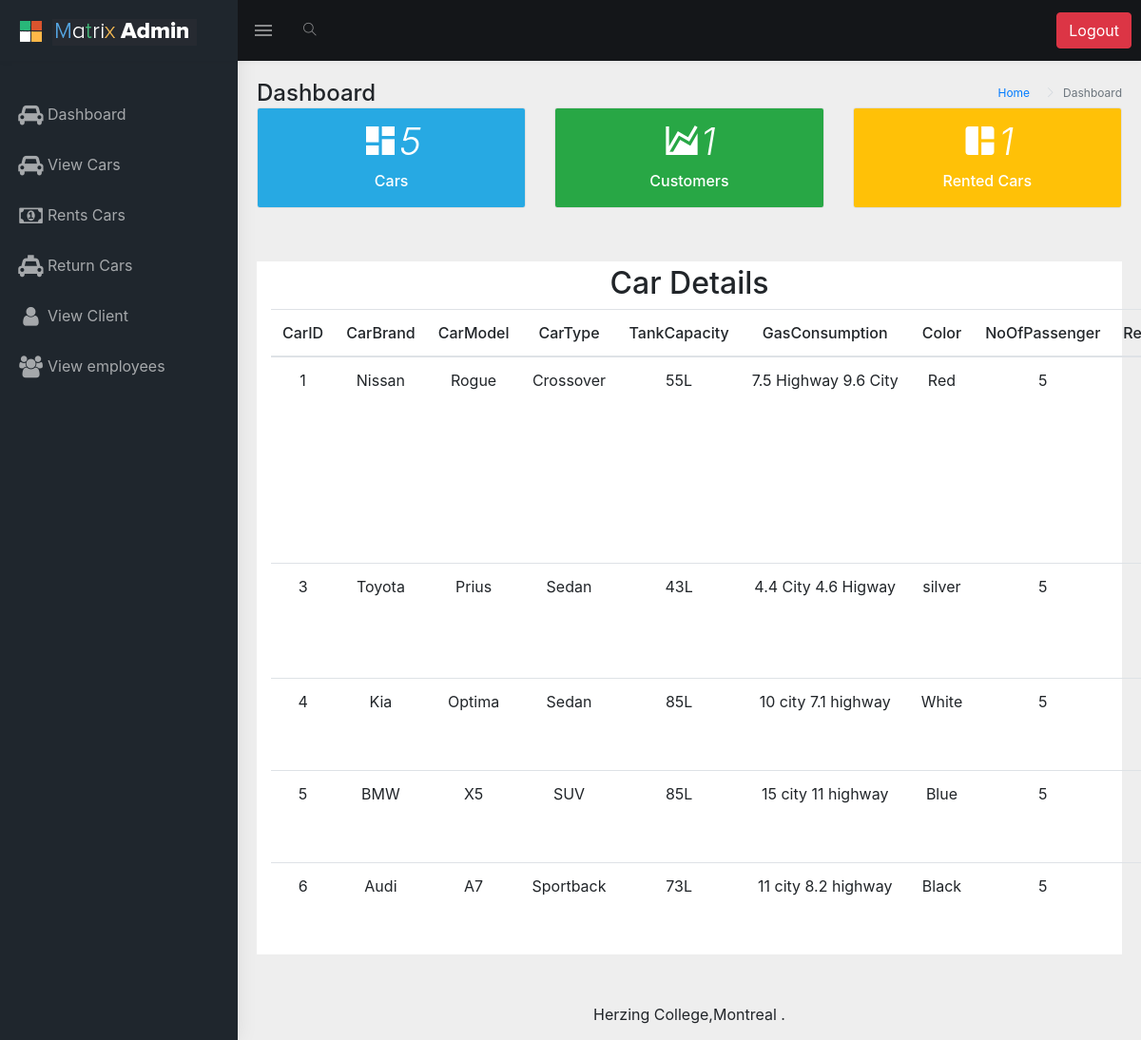
/admin/?controller=admindashboard&action=view, run on the app's committed database.
### tables this page shows
CREATE TABLE IF NOT EXISTS `car` (
  `CarID` int(11) NOT NULL AUTO_INCREMENT,
  `Brand` varchar(108) NOT NULL,
  `Model` varchar(108) NOT NULL,
  `Type` varchar(108) NOT NULL,
  `TankCapacity` varchar(108) NOT NULL,
  `GasConsumption` varchar(108) NOT NULL,
  `Color` varchar(108) NOT NULL,
  `NumberOfPassenger` int(11) NOT NULL,
  `RentPrice` double NOT NULL,
  `Image` text NOT NULL,
  `Description` text NOT NULL,
  `Status` int(11) NOT NULL DEFAULT '1',
  PRIMARY KEY (`CarID`)
);

### admin/View/layout.php (called while the page is built)
<?php include 'View/header.php'; ?>
<?php include 'dispatcher.php'; ?>
<?php include 'View/footer.php'; ?>

### admin/Controller/AdmindashboardController.class.php (called while the page is built, shortened)
<?php
class AdmindashboardController{
	private $db;
	function __construct(){
		$this->db = new DBManager();
	}
	function view(){
		$car = $this->db->getAllCar();
		$stats = $this->db->getDashboardStats();
		require_once 'View/admindashboard.php';
	}
}

### admin/Model/DBManager.class.php (called while the page is built, shortened)
<?php
class DBManager{
  private $db;
  public function __construct(){
    $host   = "localhost";
    $user   = "root";
    $pass   = "";
    $dbname = "herzing";
    try{
      $this->db = new PDO("mysql:host=$host;dbname=$dbname;charset=utf8", $user, $pass);
      $this->db->setAttribute(PDO::ATTR_ERRMODE, PDO::ERRMODE_EXCEPTION);
      $this->db->setAttribute(PDO::ATTR_EMULATE_PREPARES, false);
    }catch(Exception $e){
      die("Database Connection Error: " . $e->getMessage());
    }
  }
  function getDashboardStats(){
    $query = $this->db->query("
      SELECT SUM(cars) cars, sum(customers) customers, sum(rental) rentals
      FROM(
      SELECT COUNT(*) cars, 0 customers, 0 rental FROM car
      UNION
      SELECT 0 , COUNT(*) customers, 0 rental FROM customer
      UNION
      SELECT 0 , 0,  COUNT(*) rental FROM rental
      ) stats
      ");
    return $query->fetch(PDO::FETCH_ASSOC);
  }
        public function getAllCar(){
            $query      = $this->db->query("SELECT * FROM car ORDER BY CarID");
            $carArray = $query->fetchAll(PDO::FETCH_ASSOC);
            $carObj = [];
            foreach ($carArray as $array)
              $carObj[] = new CarDetail($array);
            return $carObj;
          }
      }
      ?>

### admin/Model/CarDetail.class.php (called while the page is built, shortened)
<?php
class CarDetail{
  private $CarID;
  private $Brand;
  private $Model;
  private $Type;
  private $TankCapacity;
  private $GasConsumption;
  private $Color;
  private $NumberOfPassenger;
    public function getCarID(){
      return $this->CarID;
  }
    public function getBrand(){
      return $this->Brand;
  }
    public function getModel(){
      return $this->Model;
  }
public function getType(){
  return $this->Type;
}
    public function getTankCapacity(){
      return $this->TankCapacity;
  }
    public function getGasConsumption(){
      return $this->GasConsumption;
  }
    public function getColor(){
      return $this->Color;
  }
    public function getNumberOfPassenger(){
      return $this->NumberOfPassenger;
  }
}
?>

### admin/View/admindashboard.php (the view, shortened to what this page needs)
<?php include 'View/menubar.php'; ?>
<?php include 'View/sidebar.php'; ?>
<div class="page-wrapper">
 <div class="page-breadcrumb">
    <div class="row">
        <div class="col-12 d-flex no-block align-items-center">
            <h4 class="page-title">Dashboard</h4>
            <div class="ml-auto text-right">
                <nav aria-label="breadcrumb">
                    <ol class="breadcrumb">
                        <li class="breadcrumb-item"><a href="#">Home</a></li>
                        <li class="breadcrumb-item active" aria-current="page">Dashboard</li>
                    </ol>
                </nav>
            </div>
        </div>
        <div class="container-fluid">
            <div class="row">
                <div class="col-md-6 col-lg-4">
                    <div class="card card-hover">
                        <div class="box bg-cyan text-center">
                            <h1 class="font-light text-white"><i class="mdi mdi-view-dashboard"><?= $stats['cars'] ?></i></h1>
                            <h6 class="text-white">Cars</h6>
                        </div>
                    </div>
                </div>
                <div class="col-md-6 col-lg-4">
                    <div class="card card-hover">
                        <div class="box bg-success text-center">
                            <h1 class="font-light text-white"><i class="mdi mdi-chart-areaspline"><?= $stats['customers'] ?></i></h1>
                            <h6 class="text-white">Customers</h6>
                        </div>
                    </div>
                </div>
                <div class="col-md-6 col-lg-4">
                    <div class="card card-hover">
                        <div class="box bg-warning text-center">
                            <h1 class="font-light text-white"><i class="mdi mdi-collage"><?=$stats['rentals'] ?></i></h1>
                            <h6 class="text-white">Rented Cars</h6>
                        </div>
                    </div>
                </div>
            </div>
        </div>
    </div>
</div>
<div class="container-fluid">
    <div class="container-fluid bg-white mt-3 pt-1">
      <h2 class="text-center">Car Details</h2>
      <table class="table table-hover text-center">
        <thead>
          <tr>
            <th width="2%">CarID</th>
            <th width="5%">CarBrand</th>
            <th width="5%">CarModel</th>
            <th width="5%">CarType</th>
            <th width="5%">TankCapacity</th>
            <th width="5%">GasConsumption</th>
            <th width="5%">Color</th>
            <th width="4%">NoOfPassenger</th>
            <th width="5%">RentPrice</th>
        </tr>
    </thead>
    <tbody>
      <?php foreach ($car as $cars) :?>
          <tr>
            <td><?= $cars->getCarID() ?></td>
            <td><?= $cars->getBrand() ?></td>
            <td><?= $cars->getModel() ?></td>
            <td><?= $cars->getType() ?></td>
            <td><?= $cars->getTankCapacity() ?></td>
            <td><?= $cars->getGasConsumption() ?></td>
            <td><?= $cars->getColor() ?></td>
            <td><?= $cars->getNumberOfPassenger() ?></td>
            <td><?= $cars->getRentPrice() ?></td>
        <?php endforeach; ?>
    </tbody>
</table>
</div>
</div>

### admin/index.php (shortened to what this page needs)
<?php
	if(isset($_GET['controller']) && isset($_GET['action'])){
		$controller = $_GET['controller'];
		$action 	= $_GET['action'];
	}
	if(isset($_GET['core']))
		require_once 'core.php';
	else
		require_once 'View/layout.php';
?>

### admin/View/header.php (shortened to what this page needs)
<!DOCTYPE html>
<html dir="ltr" lang="en">
<head>
    <link href="assets/libs/flot/css/float-chart.css" rel="stylesheet">
    <link href="dist/css/style.min.css" rel="stylesheet">
    <link rel="stylesheet" href="https://cdnjs.cloudflare.com/ajax/libs/font-awesome/4.7.0/css/font-awesome.min.css">
    <link rel="stylesheet" href="https://maxcdn.bootstrapcdn.com/bootstrap/4.0.0/css/bootstrap.min.css">
    <link href="https://unpkg.com/gijgo@1.9.13/css/gijgo.min.css" rel="stylesheet" type="text/css" />
</head>

### admin/dispatcher.php (shortened to what this page needs)
<?php
$controllers = array(
	'login' => array('view','login','logout','error'),
	'admindashboard' => array('view', 'error','totalcar'),
	'index' 	=> array('view', 'error'),
	'employees' => array('view', 'registerEmployee', 'editEmployee', 'banEmployee', 'deleteEmployee', 'singleEmployee', 'error'),
	'carDetail' => array('view', 'registerCar', 'editCar', 'banCar', 'deleteCar', 'singleCar', 'error'),
	'customer' => array('view', 'registerCustomer', 'editCustomer', 'banCustomer', 'deleteCustomer','singleCustomer', 'error'),
	'rental'	=>array('view', 'registerRental', 'editRental', 'deleteRental', 'singleRental', 'error'),
	'returnrental'	=>array('view', 'registerReturn', 'editReturn', 'deleteReturn', 'singleReturn','getCarInfo', 'error'),
	'carsreport' =>array('view', 'error'),
	'rentreport' =>array('view', 'error'),
	'customerreport' =>array('view', 'error'),
	'404' 		=> array('404'),
);
	if(array_key_exists($controller, $controllers))
		if(in_array($action, $controllers[$controller]))
		dispatch($controller,$action);
		else
			dispatch($controller,'error');
		else
			dispatch('index','error');
		function dispatch($controller, $action){
			require_once "Model/CarDetail.class.php";
			require_once "Model/DBManager.class.php";
			$control = new $type();
			$control->{$action}();
		}
?>

### admin/View/menubar.php (shortened to what this page needs)
<body>
    <div class="preloader1">
        <div class="lds-ripple">
        </div>
    </div>
    <div id="main-wrapper">
        <header class="topbar" data-navbarbg="skin5">
            <nav class="navbar top-navbar navbar-expand-md navbar-dark">
                <div class="navbar-header" data-logobg="skin5">
                    <a class="navbar-brand" href="?controller=admindashboard&action=view">
                        <b class="logo-icon p-l-10">
                            <img src="assets/images/logo-icon.png" alt="homepage" class="light-logo" />
                        </b>
                        <span class="logo-text">
                         <img src="assets/images/logo-text.png" alt="homepage" class="light-logo" />
                     </span>
                    </a>
                </div>
                <div class="navbar-collapse collapse" id="navbarSupportedContent" data-navbarbg="skin5">
                    <ul class="navbar-nav float-left mr-auto">
                        <li class="nav-item d-none d-md-block"><a class="nav-link sidebartoggler waves-effect waves-light" href="javascript:void(0)" data-sidebartype="mini-sidebar"><i class="mdi mdi-menu font-24"></i></a></li>
                        <li class="nav-item search-box"> <a class="nav-link waves-effect waves-dark" href="javascript:void(0)"><i class="ti-search"></i></a>
                        </li>
                    </ul>
                    <ul class="navbar-nav float-right">
                        <li><form action="/php_project/admin/?controller=login&action=logout">
                            <input class="btn btn-danger" type="submit" name="logout" value="Logout">
                        </form></li>
                    </ul>
                </div>
            </nav>
        </header>

### admin/View/sidebar.php (shortened to what this page needs)
<aside class="left-sidebar" data-sidebarbg="skin5">
    <div class="scroll-sidebar">
        <nav class="sidebar-nav">
            <ul id="sidebarnav" class="p-t-30">
                <li class="sidebar-item"> <a class="sidebar-link waves-effect waves-dark sidebar-link" href="/php_project/admin/?controller=admindashboard&action=view" aria-expanded="false"><i class="fa fa-car" aria-hidden="true"></i><span class="hide-menu">Dashboard</span></a></li>
                <li class="sidebar-item"> <a class="sidebar-link waves-effect waves-dark sidebar-link" href="/php_project/admin/?controller=carDetail&action=view" aria-expanded="false"><i class="fa fa-car" aria-hidden="true"></i><span class="hide-menu">View Cars</span></a></li>
                <li class="sidebar-item"> <a class="sidebar-link waves-effect waves-dark sidebar-link" href="/php_project/admin/?controller=rental&action=view" aria-expanded="false"><i class="fa fa-money" aria-hidden="true"></i><span class="hide-menu">Rents Cars</span></a></li>
                <li class="sidebar-item"> <a class="sidebar-link waves-effect waves-dark sidebar-link" href="/php_project/admin/?controller=returnrental&action=view" aria-expanded="false"><i class="fa fa-taxi" aria-hidden="true"></i><span class="hide-menu">Return Cars</span></a></li>
                <li class="sidebar-item"> <a class="sidebar-link waves-effect waves-dark sidebar-link" href="/php_project/admin/?controller=customer&action=view" aria-expanded="false"><i class="fa fa-user" aria-hidden="true"></i><span class="hide-menu">View Client</span></a></li>
                <li class="sidebar-item"> <a class="sidebar-link waves-effect waves-dark sidebar-link" href="/php_project/admin/?controller=employees&action=view" aria-expanded="false"><i class="fa fa-users" aria-hidden="true"></i><span class="hide-menu">View employees</span></a></li>
            </ul>
        </nav>
    </div>
</aside>

### admin/View/footer.php (shortened to what this page needs)
    <footer class="footer text-center">
    Herzing College,Montreal </a>.
    </footer>
</div>
</div>
</body>
</html>

### data on the page
car: CarID "1", Brand "Nissan", Model "Rogue", Type "Crossover", TankCapacity "55L", GasConsumption "7.5 Highway 9.6 City", Color "Red", NumberOfPassenger "5"
car: CarID "3", Brand "Toyota", Model "Prius", Type "Sedan", TankCapacity "43L", GasConsumption "4.4 City 4.6 Higway", Color "silver", NumberOfPassenger "5"
car: CarID "4", Brand "Kia", Model "Optima", Type "Sedan", TankCapacity "85L", GasConsumption "10 city 7.1 highway", Color "White", NumberOfPassenger "5"
car: CarID "5", Brand "BMW", Model "X5", Type "SUV", TankCapacity "85L", GasConsumption "15 city 11 highway", Color "Blue", NumberOfPassenger "5"
car: CarID "6", Brand "Audi", Model "A7", Type "Sportback", TankCapacity "73L", GasConsumption "11 city 8.2 highway", Color "Black", NumberOfPassenger "5"

### other printed values
$stats['cars'] "5"
$stats['customers'] "1"
$stats['rentals'] "1"
